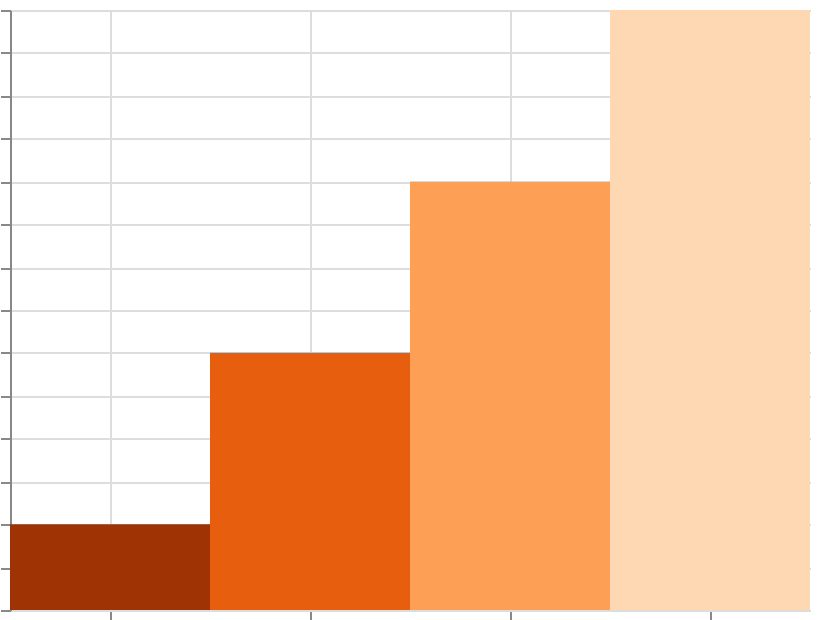

Describe this chart as a Vega-Lite specification.
### Vega specification from a JSON file in a GitHub repository (floating-point values rounded to 4 significant figures)
{"$schema": "https://vega.github.io/schema/vega/v6.json", "width": 400, "height": 300, "padding": 5, "autosize": "none", "data": [{"name": "table", "values": [{"cat": "A", "val": 10}, {"cat": "B", "val": 30}, {"cat": "C", "val": 50}, {"cat": "D", "val": 70}]}], "scales": [{"name": "x", "type": "band", "domain": {"data": "table", "field": "cat", "sort": true}, "range": "width"}, {"name": "y", "type": "linear", "domain": {"data": "table", "field": "val"}, "range": [{"signal": "height"}, 0], "zero": true, "nice": true}, {"name": "color", "type": "sequential", "domain": {"data": "table", "field": "val"}, "scheme": "oranges", "reverse": true}], "marks": [{"type": "rect", "from": {"data": "table"}, "encode": {"update": {"x": {"scale": "x", "field": "cat"}, "width": {"scale": "x", "band": 1}, "y": {"scale": "y", "field": "val"}, "y2": {"scale": "y", "value": 0}, "fill": {"scale": "color", "field": "val"}}}}], "axes": [{"scale": "x", "orient": "bottom", "grid": true, "labels": false}, {"scale": "y", "orient": "left", "grid": true, "labels": false}], "legends": [{"fill": "color"}]}
